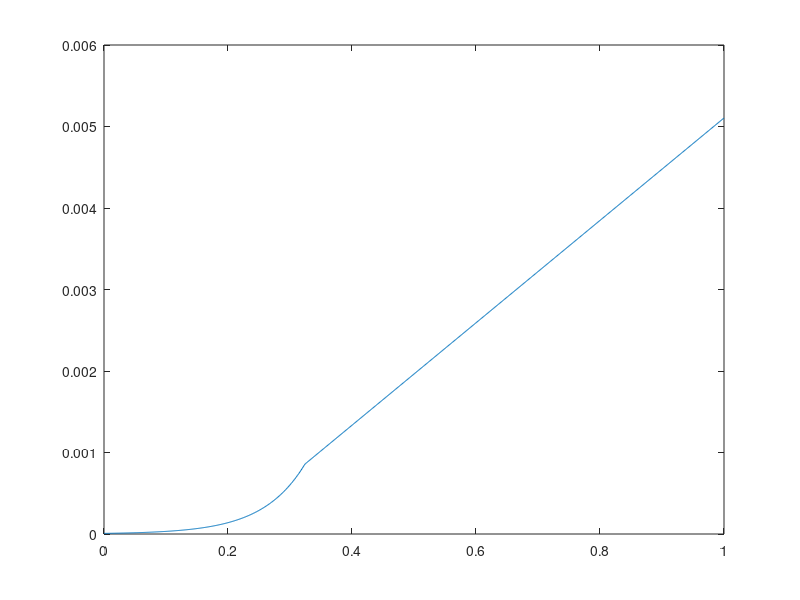

This chart was generated by the following MATLAB code:
%Check exponential horn join point

z = [0:1e-3:1]; %horn axis
A0 = pi*(25.4e-3/2)^2; %1" throat
fc = 400; %Cutoff of exponential section
C = 343; %speed of sound
ke = 4*pi*fc/C;
theta_i = deg2rad(90);

%Use joining point equation
z_join = (log(4*pi/A0/ke^2)+2*log(tan(theta_i/2)))/ke;

%Find the area at the join for the offset of the conic 
A_join_exp = A0*e^(ke*z_join);  


kc1 = tan(theta_i/2)*sqrt(4*pi*A_join_exp); %conic starts from exp
kc2 = pi*tan(theta_i/2)^2;

%plot the horn
for loop=1:length(z)
  A_exp(loop) = A0*e^(ke*z(loop));  
  if z(loop) > z_join;
    A_ce(loop) = (A_join_exp+kc1*(z(loop)-z_join)+kc2*(z(loop)-z_join)^2);
  else
    A_ce(loop) = A_exp(loop);
  endif
end;
r_exp = sqrt(A_exp./pi);
r_ce = sqrt(A_ce./pi);


figure(1)
plot(z, gradient(A_ce));
%semilogy(z, A_exp);
%hold;
%semilogy(z, A_ce, 'r');
%hold off;
%grid;
